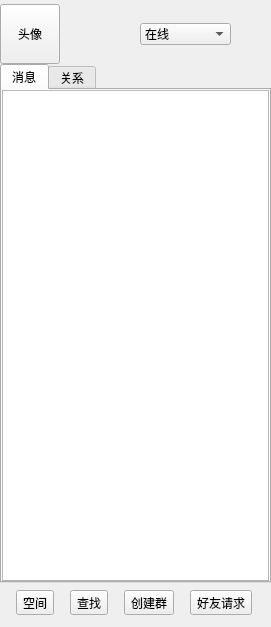
<?xml version="1.0" encoding="UTF-8"?>
<ui version="4.0">
 <class>FriendPage</class>
 <widget class="QWidget" name="FriendPage">
  <property name="geometry">
   <rect>
    <x>0</x>
    <y>0</y>
    <width>271</width>
    <height>627</height>
   </rect>
  </property>
  <property name="windowTitle">
   <string>Form</string>
  </property>
  <layout class="QVBoxLayout" name="verticalLayout_3">
   <property name="leftMargin">
    <number>0</number>
   </property>
   <property name="topMargin">
    <number>4</number>
   </property>
   <property name="rightMargin">
    <number>0</number>
   </property>
   <property name="bottomMargin">
    <number>4</number>
   </property>
   <item>
    <widget class="QWidget" name="widget" native="true">
     <layout class="QVBoxLayout" name="verticalLayout">
      <property name="spacing">
       <number>0</number>
      </property>
      <property name="leftMargin">
       <number>0</number>
      </property>
      <property name="topMargin">
       <number>0</number>
      </property>
      <property name="rightMargin">
       <number>0</number>
      </property>
      <property name="bottomMargin">
       <number>0</number>
      </property>
      <item>
       <widget class="QWidget" name="widget_2" native="true">
        <property name="maximumSize">
         <size>
          <width>16777215</width>
          <height>80</height>
         </size>
        </property>
        <layout class="QHBoxLayout" name="horizontalLayout_2">
         <property name="spacing">
          <number>0</number>
         </property>
         <property name="leftMargin">
          <number>0</number>
         </property>
         <property name="topMargin">
          <number>0</number>
         </property>
         <property name="rightMargin">
          <number>0</number>
         </property>
         <property name="bottomMargin">
          <number>0</number>
         </property>
         <item>
          <widget class="QToolButton" name="toolButton_5">
           <property name="minimumSize">
            <size>
             <width>60</width>
             <height>60</height>
            </size>
           </property>
           <property name="maximumSize">
            <size>
             <width>60</width>
             <height>60</height>
            </size>
           </property>
           <property name="text">
            <string>头像</string>
           </property>
          </widget>
         </item>
         <item>
          <spacer name="horizontalSpacer">
           <property name="orientation">
            <enum>Qt::Horizontal</enum>
           </property>
           <property name="sizeType">
            <enum>QSizePolicy::Fixed</enum>
           </property>
           <property name="sizeHint" stdset="0">
            <size>
             <width>80</width>
             <height>20</height>
            </size>
           </property>
          </spacer>
         </item>
         <item>
          <widget class="QComboBox" name="comboBox">
           <property name="editable">
            <bool>false</bool>
           </property>
           <property name="currentText">
            <string>在线</string>
           </property>
           <item>
            <property name="text">
             <string>在线</string>
            </property>
           </item>
           <item>
            <property name="text">
             <string>隐身</string>
            </property>
           </item>
           <item>
            <property name="text">
             <string>离线</string>
            </property>
           </item>
           <item>
            <property name="text">
             <string>忙碌</string>
            </property>
           </item>
          </widget>
         </item>
         <item>
          <spacer name="horizontalSpacer_2">
           <property name="orientation">
            <enum>Qt::Horizontal</enum>
           </property>
           <property name="sizeType">
            <enum>QSizePolicy::Minimum</enum>
           </property>
           <property name="sizeHint" stdset="0">
            <size>
             <width>40</width>
             <height>20</height>
            </size>
           </property>
          </spacer>
         </item>
        </layout>
       </widget>
      </item>
      <item>
       <widget class="QWidget" name="widget_4" native="true">
        <layout class="QVBoxLayout" name="verticalLayout_2">
         <property name="spacing">
          <number>0</number>
         </property>
         <property name="leftMargin">
          <number>0</number>
         </property>
         <property name="topMargin">
          <number>0</number>
         </property>
         <property name="rightMargin">
          <number>0</number>
         </property>
         <property name="bottomMargin">
          <number>0</number>
         </property>
         <item>
          <widget class="QTabWidget" name="tabWidget">
           <property name="layoutDirection">
            <enum>Qt::LeftToRight</enum>
           </property>
           <property name="currentIndex">
            <number>0</number>
           </property>
           <widget class="QWidget" name="tab">
            <attribute name="title">
             <string>消息</string>
            </attribute>
            <layout class="QHBoxLayout" name="horizontalLayout">
             <property name="spacing">
              <number>0</number>
             </property>
             <property name="leftMargin">
              <number>0</number>
             </property>
             <property name="topMargin">
              <number>0</number>
             </property>
             <property name="rightMargin">
              <number>0</number>
             </property>
             <property name="bottomMargin">
              <number>0</number>
             </property>
             <item>
              <widget class="QListWidget" name="listWidget"/>
             </item>
            </layout>
           </widget>
           <widget class="QWidget" name="tab">
            <attribute name="title">
             <string>关系</string>
            </attribute>
            <layout class="QHBoxLayout" name="horizontalLayout_4">
             <property name="spacing">
              <number>0</number>
             </property>
             <property name="leftMargin">
              <number>3</number>
             </property>
             <property name="topMargin">
              <number>0</number>
             </property>
             <property name="rightMargin">
              <number>3</number>
             </property>
             <property name="bottomMargin">
              <number>0</number>
             </property>
             <item>
              <widget class="QTabWidget" name="tabWidget_2">
               <property name="layoutDirection">
                <enum>Qt::LeftToRight</enum>
               </property>
               <property name="autoFillBackground">
                <bool>false</bool>
               </property>
               <property name="tabPosition">
                <enum>QTabWidget::North</enum>
               </property>
               <property name="tabShape">
                <enum>QTabWidget::Triangular</enum>
               </property>
               <property name="currentIndex">
                <number>0</number>
               </property>
               <property name="elideMode">
                <enum>Qt::ElideRight</enum>
               </property>
               <property name="usesScrollButtons">
                <bool>true</bool>
               </property>
               <property name="documentMode">
                <bool>false</bool>
               </property>
               <property name="tabsClosable">
                <bool>false</bool>
               </property>
               <property name="movable">
                <bool>false</bool>
               </property>
               <property name="tabBarAutoHide">
                <bool>false</bool>
               </property>
               <widget class="QWidget" name="tab_3">
                <attribute name="title">
                 <string>好友</string>
                </attribute>
                <layout class="QHBoxLayout" name="horizontalLayout_5">
                 <property name="spacing">
                  <number>0</number>
                 </property>
                 <property name="leftMargin">
                  <number>0</number>
                 </property>
                 <property name="topMargin">
                  <number>0</number>
                 </property>
                 <property name="rightMargin">
                  <number>0</number>
                 </property>
                 <property name="bottomMargin">
                  <number>0</number>
                 </property>
                 <item>
                  <widget class="QListWidget" name="listWidget_3"/>
                 </item>
                </layout>
               </widget>
               <widget class="QWidget" name="tab_4">
                <attribute name="title">
                 <string>群</string>
                </attribute>
                <layout class="QHBoxLayout" name="horizontalLayout_6">
                 <property name="spacing">
                  <number>0</number>
                 </property>
                 <property name="leftMargin">
                  <number>0</number>
                 </property>
                 <property name="topMargin">
                  <number>0</number>
                 </property>
                 <property name="rightMargin">
                  <number>0</number>
                 </property>
                 <property name="bottomMargin">
                  <number>0</number>
                 </property>
                 <item>
                  <widget class="QListWidget" name="listWidget_2"/>
                 </item>
                </layout>
               </widget>
              </widget>
             </item>
            </layout>
           </widget>
          </widget>
         </item>
        </layout>
       </widget>
      </item>
      <item>
       <widget class="QWidget" name="widget_3" native="true">
        <property name="sizePolicy">
         <sizepolicy hsizetype="Preferred" vsizetype="Expanding">
          <horstretch>10</horstretch>
          <verstretch>10</verstretch>
         </sizepolicy>
        </property>
        <property name="maximumSize">
         <size>
          <width>16777215</width>
          <height>40</height>
         </size>
        </property>
        <layout class="QHBoxLayout" name="horizontalLayout_3">
         <property name="spacing">
          <number>0</number>
         </property>
         <property name="leftMargin">
          <number>0</number>
         </property>
         <property name="topMargin">
          <number>0</number>
         </property>
         <property name="rightMargin">
          <number>0</number>
         </property>
         <property name="bottomMargin">
          <number>0</number>
         </property>
         <item>
          <widget class="QToolButton" name="toolButton_4">
           <property name="text">
            <string>空间</string>
           </property>
          </widget>
         </item>
         <item>
          <widget class="QToolButton" name="toolButton">
           <property name="text">
            <string>查找</string>
           </property>
          </widget>
         </item>
         <item>
          <widget class="QToolButton" name="toolButton_3">
           <property name="text">
            <string>创建群</string>
           </property>
          </widget>
         </item>
         <item>
          <widget class="QToolButton" name="toolButton_2">
           <property name="layoutDirection">
            <enum>Qt::LeftToRight</enum>
           </property>
           <property name="text">
            <string>好友请求</string>
           </property>
          </widget>
         </item>
        </layout>
       </widget>
      </item>
     </layout>
    </widget>
   </item>
  </layout>
 </widget>
 <resources/>
 <connections/>
</ui>
